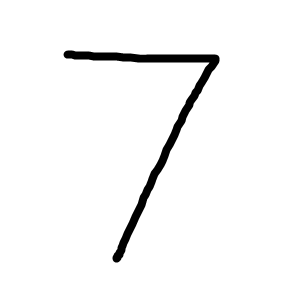
#> input picture test/digit7.bmp, 300 x 300 px
$ python ImgMatTest.py
#> lines starting #> are read from the running program, lines starting #| are printed output that depends on the picture; after the words box and inside, x2 and y2 are one past the last pixel; in counts of white or black regions, pixels touching at a corner belong together
### utility/ImgMatConv.py
'''
Group 1 Project
CMSC 495-7381
CTPnCS-7381-2232 1

Created on Apr 3, 2023

@author: Peter Koropey
'''

import PIL as pil
import numpy as np


class ImgMatConv:
    '''
    This class has methods for converting an image file to a matrix (using the Pillow library),
    for finding the center of mass of a matrix, for translating that matrix into a new,
    square matrix cetnered about its center of mass, reducing that matrix in resolution
    to 20x20 elements, padding that matrix, and converting a matrix into an array.

    Additionally, the matrices and arrays can be written to a textfile for visual verification
    by a user.

    This class is used as part of the Group 1 Project, for converting a user-drawn digit
    into an element of data based on the MNIST dataset.
    '''

    def __init__(self, inputMatrix, outputPath = r''):
        '''
        This class has methods for converting an image to an integer matrix,
        for centering an integer matrix about its center of mass, reducing
        the resolution of the matrix, padding matrices, and converting a matrix
        to a 1-D array.

        Parameters:
        inputMatrix: numpy 2D integer matrix.
        outputPath: string. Represents the file path textfiles are saved to.

        '''
        self.inputMatrix = inputMatrix
        self.outputPath = outputPath


    def main(self):
        '''
        Main function.
        Runs the other methods, and names the files for output.
        '''
        outputPath = self.outputPath

        pixelMatrix = self.inputMatrix
        self.writeMatrix(pixelMatrix, outputPath + 'output1.txt')

        com = self.findCenterOfMass(pixelMatrix)

        centeredMatrix = self.centerMatrix(pixelMatrix, com)
        self.writeMatrix(centeredMatrix, outputPath + 'centered1.txt')

        smallMatrix = self.shrinkMatrix(centeredMatrix, 20, 20)
        self.writeMatrix(smallMatrix, outputPath + 'small1.txt')

        paddedMatrix = self.padMatrix(smallMatrix, 4)
        self.writeMatrix(paddedMatrix, outputPath + 'padded1.txt')


        array = self.matrixToArray(paddedMatrix)
        self.writeMatrix(array, outputPath + 'array1.txt')


        array255 = self.mapTo255(array)
        self.writeMatrix(array255, outputPath + 'array255.txt')

        matrix255 = self.mapTo255(paddedMatrix)
        self.writeMatrix(matrix255, outputPath + 'matrix255.txt')

        return array

    # [23 lines left out: function imgToArray, not called in this run]

    def imgToMatrix(self, filePath):
        '''
        Uses the pillow library to convert a black-and-white image file
        into a 2D numpy matrix where white pixels correspond to elements witha  value of 0,
        and black pixels to elements with a value of 1.

        Parameters:
        filePath = the path of the image file being read.
        '''
#> called with filePath = 'digit7.bmp'
        try:
            img = pil.Image.open(filePath)
#> img is the input picture: PIL image 300x300 RGB; min 0, max 255, mean 246.4

            imgArray = np.array(img);

            pixelMatrix = np.array(np.zeros((imgArray.shape[0], imgArray.shape[1]), dtype=int))
            for i in range(imgArray.shape[0]):
                for j in range(imgArray.shape[1]):
                    if imgArray[i][j][0] == 255:
                        pixelMatrix[i][j] = 0

                    else:
                        pixelMatrix[i][j] = 1
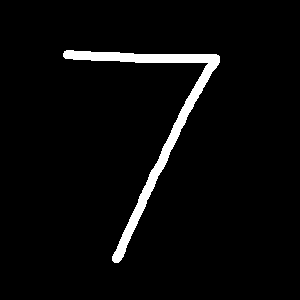
#> pixelMatrix: shape (300, 300) int64; values 0 (black) and 1 (white), 3.8% white; 1 white region, box (x1, y1, x2, y2) and area: (63, 50, 220, 263) 3433
            return pixelMatrix


        except FileNotFoundError:
            print('File not found.')
            return -1


    def writeMatrix(self, matrix, filePath = "matrix.txt"):
        '''
        Outputs the contents of an integer matrix to a text file, with
        a single whitespace between each element in a row. New rows are
        begun on a new line in the text file.

        Parameters:
        matrix: numpy integer array of 1D or 2D
        filePath: string. The output path for the textfile.
        '''
        try:
            with open(filePath, 'w+', encoding="utf-8") as output:
                if (len(matrix.shape) == 2):
                    for i in range(matrix.shape[0]):
                        line = ''
                        for j in range(matrix.shape[1]):
                            line = line + str(matrix[i][j]) + ' ';
                        print(line, file = output)
                elif (len(matrix.shape) == 1):
                    line = ''
                    for i in range(len(matrix)):
                        line = line + str(matrix[i]) + ' '
                    print(line, file = output)
                else:
                    raise ValueError("Invalid dimensions")
        except FileNotFoundError:
            print("Invalid File Path")


    def matrixToArray(self, matrix):
        '''
        Converts a matrix of "i" rows and "j" elements to an array
        of 1 row and i*j elements in row-major order.

        Paramters:
        matrix: numpy 2D integer matrix.

        Returns:
        array: a numpy 1D integer array.
        '''
        array = np.zeros(matrix.shape[0] * matrix.shape[1], dtype=int)
        x = 0
        for i in range(matrix.shape[0]):
            for j in range(matrix.shape[1]):
                array[x] = matrix[i][j]
                x +=1
        return array


    def mapTo255(self, matrix):
        '''
        Maps all values of "1" in the input array/matrix to the value
        of "255" to make the input array compatible with elements of the
        MNIST dataset (which have values of 0 for "no writing" and
        values between 1 and 255 for "writing". "255" in this case means
        "absolute writing" i.e., black ink/pixels.

        Parameters:
        matrix: numpy array (either 1D or 2D)

        Returns:
        outputMatrix: numpy array of same dimensions
        '''
        if (len(matrix.shape) == 2):
            outputMatrix = np.zeros((matrix.shape[0], matrix.shape[1]), dtype=int)
            for i in range(matrix.shape[0]):
                for j in range(matrix.shape[1]):
                    if matrix[i][j] > 0:
                        outputMatrix[i][j] = 255
            return outputMatrix

        elif(len(matrix.shape) == 1):
            outputMatrix = np.zeros((matrix.shape[0]), dtype=int)
            for i in range(matrix.shape[0]):
                if matrix[i] > 0:
                    outputMatrix[i] = 255
            return outputMatrix
        else:
            raise ValueError("Invalid Dimensions")


    def findCenterOfMass(self, matrix):
        '''
        Calculates the center of mass of an integer matrix.
        Center of mass along an axis is found by multiplying the
        position (along that axis) of an element by its value, and
        adding that factor to the corresponding factor for every other value
        along that axis.

        Parameters:
        matrix: a numpy 2D matrix

        Returns:
        com: Integer list, denoting the center of mass as an index [i][j].
        '''
        com = [0, 0]
        totalSum = 0
        iSum = 0
        jSum = 0
        for i in range(matrix.shape[0]):
            for j in range(matrix.shape[1]):
                totalSum += matrix[i][j]
                iSum += matrix[i][j] * i
                jSum += matrix[i][j] * j

        try:
            com[0] = int(iSum / totalSum);
            com[1] = int(jSum / totalSum);
        except ValueError:
            raise ValueError("ImgMatConv.findCenterOfMass: Cannot divide by 0")

        return com

    def findIndexMinMax(self, matrix):
        '''
        Finds the minimum and maximum value along each axis
        in a matrix.

        Parameters:
        matrix: numpy 2D matrix.

        Returns:
        iMin: minimum along the "i" axis
        iMax: maximum along the "i" axis
        jMin: minimum along the "j" axis
        jMax: maximum along the "j" axis
        '''
        iMin = 1000000000
        iMax = -1
        jMin = 1000000000;
        jMax = -1;
        for i in range(matrix.shape[0]):
            for j in range (matrix.shape[1]):
                if matrix[i][j] > 0:
                    if iMin > i:
                        iMin = i
                    if jMin > j:
                        jMin = j
                    if iMax < i:
                        iMax = i
                    if jMax < j:
                        jMax = j

        return iMin, iMax, jMin, jMax


    def centerMatrix(self, matrix, com):
        '''
        Centers the non-zero elements of the argument matrix
        in a new, square matrix about the argument matrix's center of mass.

        Paramters:
        matrix: numpy 2D integer matrix.
        com: List of integers. Denotes the center-of-mass of "matrix" argument.

        Returns:
        outputMatrix: numpy 2D integer matrix.
        '''
        iCoord = com[0]
        jCoord = com[1]
        origDimI = matrix.shape[0]
        origDimJ = matrix.shape[1]


        iMin, iMax, jMin, jMax = self.findIndexMinMax(matrix)

        iLength = 0
        jLength = 0
        iRatio = 1
        jRatio = 1

        iDistComMin = iCoord - iMin
        jDistComMin = jCoord - jMin


        #offset is distance from CoM to longer side, minus distance from CoM to matrix end
        if (iMax - iCoord) > (iCoord - iMin):
            iLength = 2*(iMax - iCoord)
        else:
            iLength = 2 * (iCoord - iMin)

        if (jMax - jCoord) > (jCoord - jMin):
            jLength = 2*(jMax - jCoord)
        else:
            jLength = 2 * (jCoord - jMin)

        if (iLength > jLength):
            jRatio = (origDimJ * iLength) / (jLength * origDimI)
            jLength = int(jLength * jRatio)
        else:
            iRatio= (origDimI * jLength) / (origDimJ * iLength)
            iLength = int(iLength * iRatio)

        outputMatrix = np.array(np.zeros((iLength, jLength), dtype=int))

        iStart = int((iLength / 2 - iDistComMin))
        jStart = int((jLength / 2 - jDistComMin))

        jTemp = jStart
        for i in range (iMin, iMax):
            for j in range (jMin, jMax):
                outputMatrix[iStart][jStart] = matrix[i][j]
                jStart += 1
            iStart += 1
            jStart = jTemp

        return outputMatrix


    def shrinkMatrix(self, matrix, smallI, smallJ):
        '''
        Reduces the resolution of an integer matrix to
        new dimensions [smallI][smallJ]. Because the resolution
        is reduced, some information from the original matrix may be lost.

        Parameters:
        matrix: numpy 2D integer matrix.
        smallI: integer: magnitude along the "i" axis of the output matrix
        smallJ: integer: magntiude along the "j" axis of the output matrix

        Returns:
        output: numpy 2D integer matrix
        '''
        bigI = matrix.shape[0]
        bigJ = matrix.shape[1]

        iRatio = int(bigI/smallI)
        jRatio = int(bigJ/smallJ)

        output = np.array(np.zeros((smallI, smallJ), dtype=int))


        for iCounter in range(0, smallI):
            for jCounter in range(0, smallJ):

                sum = 0
                '''
                for i in range(iCounter * iRatio, iRatio * (iCounter+1)):
                    for j in range(jCounter * jRatio, jRatio * (jCounter+1)):

                        sum += matrix[i][j]
                '''
                output[iCounter][jCounter] = self.shrinkMatrixInner(iCounter, jCounter, iRatio, jRatio, matrix)

                '''
                if (sum > 0):
                    output[iCounter][jCounter] = 1
                else:
                    output[iCounter][jCounter] = 0
                '''
        return output

    def shrinkMatrixInner(self, iCounter, jCounter, iRatio, jRatio, matrix):
        '''
        This function exists to prevent needless iterations of the matrix.
        As soon as a 1 is found, iteration of the sub-matrix immediately ends.

        Parameters:
        iCounter, jCounter: Int
        iRatio, jRatio: Int
        matrix: numpy 2D int matrix

        Returns: Int (1 or 0)
        '''
        for i in range(iCounter * iRatio, iRatio * (iCounter+1)):
            for j in range(jCounter * jRatio, jRatio * (jCounter+1)):
                if matrix[i][j] == 1:
                    return 1
        return 0

    def padMatrix(self, matrix, padSize=4):
        '''
        Pads a matrix's edges with rows and columns of 0s.

        Parameters:
        matrix: numpy 2D integer matrix
        padSize: the number of rows/columns of 0s added to each side.
        (Example: padsize=1 turns "[1,1],[1,1]" into
        [0,0,0,0],[0,1,1,0],[0,1,1,0],[0,0,0,0]

        Returns:
        output: numpy 2D integer matrix
        '''
        iLength = matrix.shape[0]
        jLength = matrix.shape[1]

        output = np.array(np.zeros((iLength + 2*padSize, jLength + 2*padSize), dtype=int))


        for i in range(iLength):
            for j in range(jLength):
                output[i + padSize][j + padSize] = matrix[i][j]

        return output


### test/ImgMatTest.py
'''
Created on May 4, 2023

@author: Peter
This script runs test cases 17 through 21 of the test plan.
'''

from utility.ImgMatConv import ImgMatConv
from PIL import Image
imc = ImgMatConv([0])
imc.inputMatrix = imc.imgToMatrix(r'digit7.bmp')
imc.main()
#> after the loop in centerMatrix, `for i in range (iMin, iMax):`:
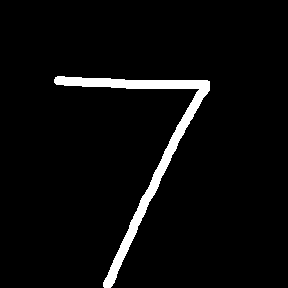
#> outputMatrix: shape (288, 288) int64; values 0 (black) and 1 (white), 4.1% white; 1 white region, box (x1, y1, x2, y2) and area: (54, 76, 210, 288) 3421
#> after the loop in shrinkMatrix, `for iCounter in range(0, smallI):`:
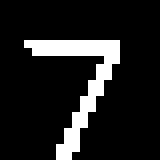
#> output: shape (20, 20) int64 (shown 8 times larger); values 0 (black) and 1 (white), 12.5% white in thin lines or dots, all inside (x1, y1, x2, y2) = (3, 5, 15, 20)
#> after the loop in padMatrix, `for i in range(iLength):`:
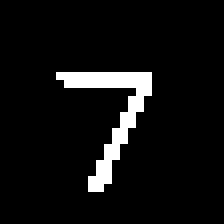
#> output: shape (28, 28) int64 (shown 8 times larger); values 0 (black) and 1 (white), 6.4% white in thin lines or dots, all inside (x1, y1, x2, y2) = (7, 9, 19, 24)
